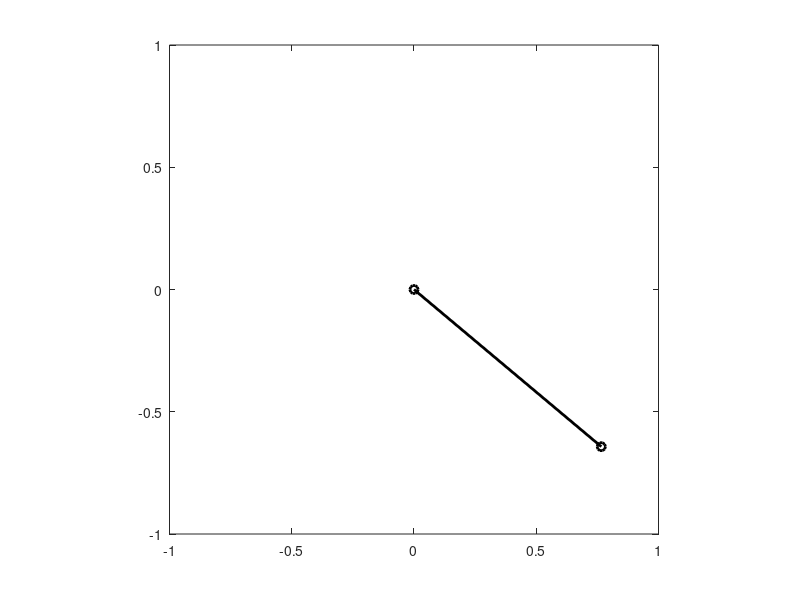

Here is the MATLAB script that generated this plot: (Note: this script raises an error after producing the figure.)
% pend_rk4.m
% Solve the nonlinear pendulum problem using RK4

% Clear memory and show only a few digits
clear('all');
format('short');

%-------------------------------------------------------------------------------
% Time grid parameters:
tau = 0.05; % Time step
T = 8; % Total integration time
numSteps = ceil(T/tau); % Number of time steps
frameUpdateLag = 0; % Slow down the animation

%-------------------------------------------------------------------------------
% Initial conditions
theta1 = 50; % Initial angle in degrees
theta = theta1*pi/180;
x = [theta 0];

%-------------------------------------------------------------------------------
% Rainbow Mode
rainbowMode = true;
rainbow = jet(64);

%-------------------------------------------------------------------------------
% Preallocate:
time = (0:numSteps)*tau;

%-------------------------------------------------------------------------------
% Set up for efficient animation
figure('color','w');
h = plot([0,sin(x(1))],[0,-cos(x(1))],'o-k','LineWidth',2);
axis('equal')
axis([-1 1 -1 1])
% Prevent axes limits from changing:
h.YLimInclude = 'off';
h.XLimInclude = 'off';

%-------------------------------------------------------------------------------
% Fourth-order Runge-Kutta integration
for n = 1:numSteps

    % One step of RK4
    f1 = rhs_pend(x);
    f2 = rhs_pend(x + 0.5*tau*f1);
    f3 = rhs_pend(x + 0.5*tau*f2);
    f4 = rhs_pend(x + tau*f3);
    x = x + tau*(f1 + 2*f2+2*f3 + f4)/6;

    % Update the pendulum position:
    % Co-ordinates of the pendulum bar
    xPend = [0  sin(x(1))];
    yPend = [0 -cos(x(1))];
    % plot(xPend,yPend,'o-'):
    h.XData = xPend;
    h.YData = yPend;
    if rainbowMode
        h.Color = rainbow(rem(n,64) + 1,:);
    end

    % Update time and keep axes fixed:
    title(sprintf('Time: %5.3f',time(n) + tau))
    pause(frameUpdateLag);
    drawnow()
end
